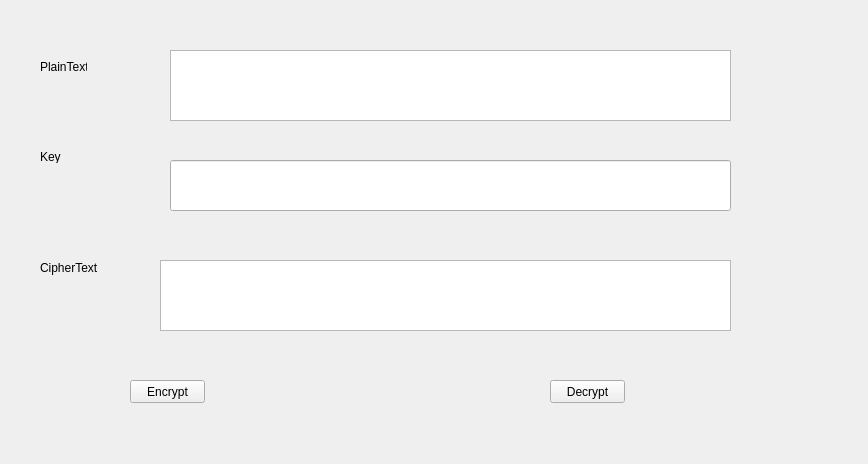
<?xml version="1.0" encoding="UTF-8"?>
<ui version="4.0">
 <class>Form</class>
 <widget class="QWidget" name="Form">
  <property name="geometry">
   <rect>
    <x>0</x>
    <y>0</y>
    <width>868</width>
    <height>464</height>
   </rect>
  </property>
  <property name="windowTitle">
   <string>Form</string>
  </property>
  <widget class="QPushButton" name="pushButton">
   <property name="geometry">
    <rect>
     <x>130</x>
     <y>380</y>
     <width>75</width>
     <height>23</height>
    </rect>
   </property>
   <property name="text">
    <string>Encrypt</string>
   </property>
  </widget>
  <widget class="QPushButton" name="pushButton_2">
   <property name="geometry">
    <rect>
     <x>550</x>
     <y>380</y>
     <width>75</width>
     <height>23</height>
    </rect>
   </property>
   <property name="text">
    <string>Decrypt</string>
   </property>
  </widget>
  <widget class="QLabel" name="label">
   <property name="geometry">
    <rect>
     <x>40</x>
     <y>60</y>
     <width>47</width>
     <height>13</height>
    </rect>
   </property>
   <property name="text">
    <string>PlainText</string>
   </property>
  </widget>
  <widget class="QLabel" name="label_2">
   <property name="geometry">
    <rect>
     <x>40</x>
     <y>150</y>
     <width>47</width>
     <height>13</height>
    </rect>
   </property>
   <property name="text">
    <string>Key</string>
   </property>
  </widget>
  <widget class="QLabel" name="label_3">
   <property name="geometry">
    <rect>
     <x>40</x>
     <y>260</y>
     <width>61</width>
     <height>16</height>
    </rect>
   </property>
   <property name="text">
    <string>CipherText</string>
   </property>
  </widget>
  <widget class="QTextEdit" name="textEdit">
   <property name="geometry">
    <rect>
     <x>170</x>
     <y>50</y>
     <width>561</width>
     <height>71</height>
    </rect>
   </property>
  </widget>
  <widget class="QLineEdit" name="lineEdit">
   <property name="geometry">
    <rect>
     <x>170</x>
     <y>160</y>
     <width>561</width>
     <height>51</height>
    </rect>
   </property>
  </widget>
  <widget class="QPlainTextEdit" name="plainTextEdit">
   <property name="geometry">
    <rect>
     <x>160</x>
     <y>260</y>
     <width>571</width>
     <height>71</height>
    </rect>
   </property>
  </widget>
 </widget>
 <resources/>
 <connections/>
</ui>
